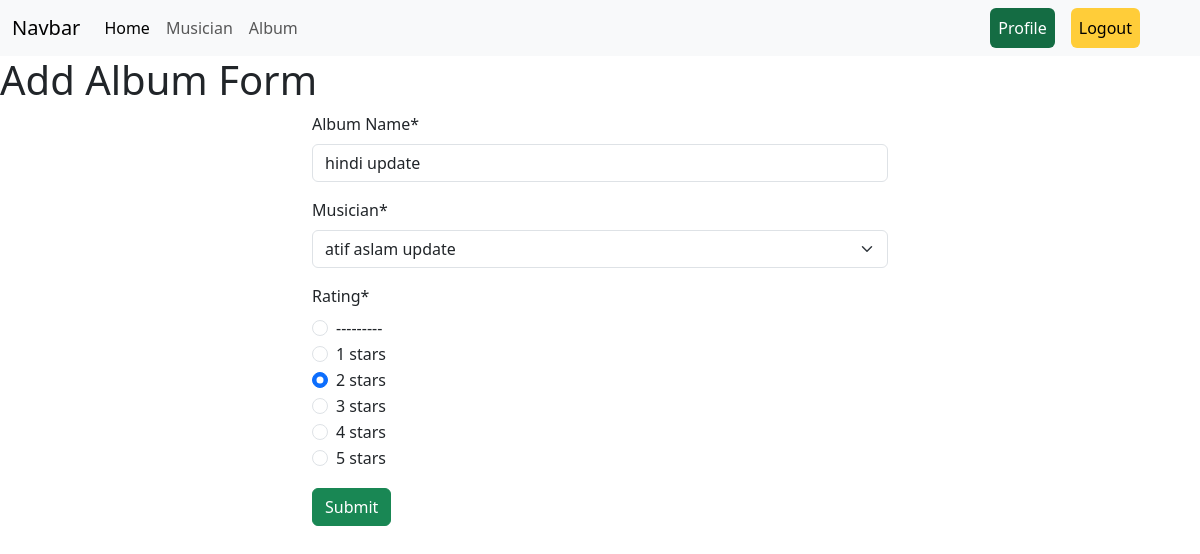
The app's page /add/editAlbum/12/ (signed in) with its own data.
### Album/models.py (models this page shows)
class AlbumModel(models.Model):
    Album_Name = models.CharField(max_length=50)
    Musician = models.ForeignKey(MusicianModel, on_delete=models.CASCADE)
    Album_release_date = models.DateTimeField(auto_now_add=True)
    RATING = [
        (1, "1 stars"),
        (2, "2 stars"),
        (3, "3 stars"),
        (4, "4 stars"),
        (5, "5 stars"),
    ]
    Rating = models.IntegerField(choices=RATING)

### Album/views.py (the view, shortened to what this page needs)
# urls.py: path('editAlbum/<int:id>/',views.edit_album.as_view(),name='edit_album'),
@method_decorator(login_required,name='dispatch')
class edit_album(UpdateView):
    model = models.AlbumModel
    form_class=forms.AlbumForm
    template_name='album.html'
    success_url = reverse_lazy('add_album')
    pk_url_kwarg='id'

### Album/forms.py
class AlbumForm(forms.ModelForm):
    class Meta:
        model=AlbumModel
        fields= '__all__'
        widgets= {
           'Rating':forms.RadioSelect
        }

### musician/models.py (called while the page is built)
    def __str__(self) -> str:
        return self.First_Name

### Album/templates/album.html (shortened to what this page needs)
{% extends "base.html" %}
{% load crispy_forms_tags %}
{% block content %}
  <h1>Add Album Form</h1>
  <div class="container" style="width: 50%; margin:auto;">
    <form action="" method="post">
      {{ form | crispy }}
      <button class="btn btn-success" type="submit">Submit</button>
    </form>
  </div>
{% endblock content %}

### records on screen
AlbumModel: Album_Name "hindi update", Musician "atif aslam update", Rating "☐ --------- ☐ 1 stars ☑ 2 stars ☐ 3 stars ☐ 4 stars ☐ 5 stars"
